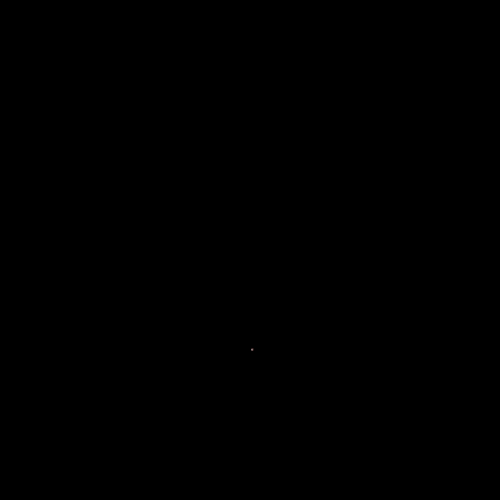
Frame 1 (no input)
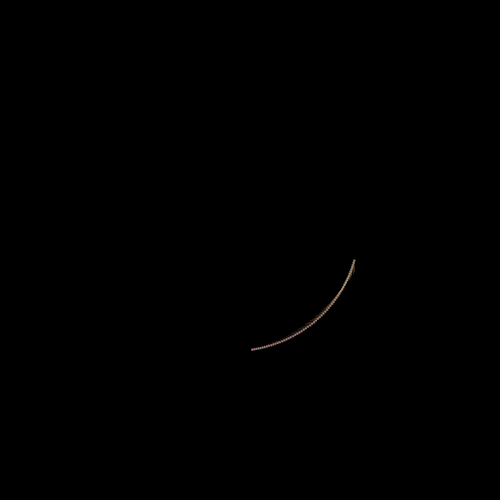
Frame 60 (the mouse pressed at the canvas centre just before this capture)
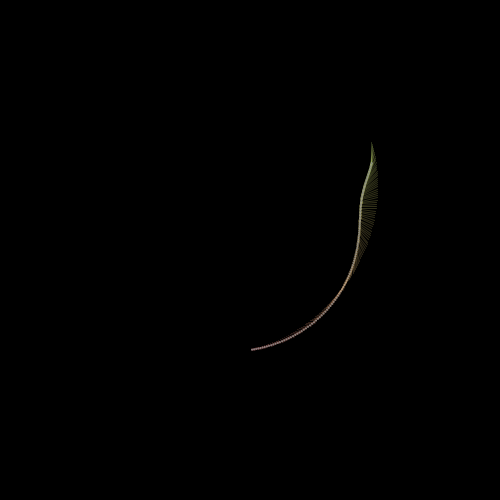
Frame 120 (the mouse held since frame 60 and released just before this capture)

The Processing sketch that drew these frames (run headless with seeded random() and noise(); from frame 60 on, the mouse is pressed at the canvas centre):

// Processing sketch: processing_152325
// ── processing_152325.pde

/*
 * Creative Coding
 * Week 3, 04 - spinning top: curved motion with sin() and cos()
 * by Indae Hwang and Jon McCormack
 * Copyright (c) 2014 Monash University
 *
 * This sketch is the first cut at translating the motion of a spinning top
 * to trace a drawing path. This sketch traces a path using sin() and cos()
 *
 */

float x, y;      // current drawing position
float dx, dy;    // change in position at each frame
float rad;       // radius for the moving hand

void setup() {
  size(500, 500);
colorMode(HSB, 360, 100,100);
  // initial position in the centre of the screen
  x = width/2;
  y = height/2;

  // dx and dy are the small change in position each frame
  dx = random(-1, 1);
  dy = random(-1, 1);
  background(0);
}


void draw() {
  // blend the old frames into the background
  //blendMode(BLEND);
//  fill(0, 2);
 // rect(0, 0, width, height);
  rad = radians(frameCount);

  // calculate new position
  x += dx;
  y += dy;

  float max = 1;
  float min = 0.5;

  //When the shape hits the edge of the window, it reverses its direction and changes velocity
  if (x > width-100 || x < 100) {
    dx = dx > 0 ? -random(min, max) : random(min, max);
  }

  if (y > height-100 || y < 100) {
    dy = dy > 0 ? -random(min, max) : random(min, max);
  }

  float bx = x + 100 * sin(rad);
  float by = y + 100 * cos(rad);

  fill(180);

  float radius = 100 * sin(rad*0.1);
  float handX = bx + radius * sin(rad*3);
  float handY = by + radius * cos(rad*3);
 float howLong = dist(bx, by, handX, handY);
float h = map(howLong, 0, 100, 0, 360);
  stroke(h, 50, 99, 50);
  line(bx, by, handX, handY);
  ellipse(handX, handY, 2, 2);
 
  
}
